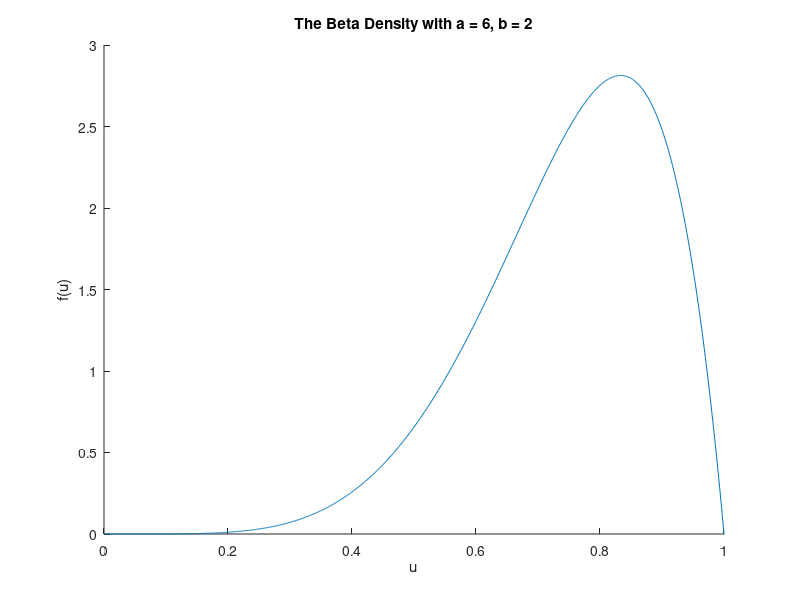

MATLAB code to generate this figure: (Note: this script raises an error after producing the figure.)
%% The Accept-Reject Method: Anthony Gusman, Nicholas Sullivan

%% Introduction
% The process of generating pseudo random numbers using a given density 
% function of a random variable is easy if the inverse of the CDF
% is known or quick to find. However, the general method breaks down when 
% there does not exist a happy way to find the inverse of the CDF. This is 
% why we will be exploring something called the _Acceptance-Rejection Method_.


%% Overview of Method
% The Acceptance-Rejection Method is actually quite simple. We implement the 
% method with our |acceptReject| function as described in plain
% English below:
%%
% # Given a probability density function (*PDF*) $f_X$ of a random
% variable $X$ with compact support find its maximum over its range (call it $c$).
% # Generate a pair of random numbers $(X,Y)$ such that $X \sim U[support$  
% $of f_X]$ and $Y \sim U[0,c]$.
% # For each point $(x_i, y_i)$ if $0 \leq y_i \leq f_X(x_i)$ then it is
% "accepted" otherwise it is "rejected."
%%
% As you can see this is essentially the same process used in Monte-Carlo
% integration.


%% The Functions
% We provide three functions in this paper, |acceptReject.m|, 
% |acceptRejectPlot.m| and |randPDF.m| with the following outputs and arguments:
%%
% |[A,varargout] = acceptReject(fun,a,b,n,varargin)|
%%
% * *Output:* numerical array A containing the accepted X-values (i.e., the
% values of the random variable with  density function f).
% * *Input:* fun, PDF function $f_X$
% * a, lower bound of fun's domain
% * b, upper bound of fun's domain
% * n, number of $(x_i, y_i)$ pairs (increase this for higher accuracy)
% * The optional input string 'plot' returns a histogram comparing the
% produced values with the actual user-specified density. 
%%
% |acceptRejectPlot(fun,a,b,Xc,Yc)|
%%
% * *Output:* plots, one of the pdf with a histogram of the accepted values
% generated and one of the pdf along with accepted and rejected points.
% * *Input:* fun, PDF function $f_X$
% * a, lower bound of fun's domain
% * b, upper bound of fun's domain
% * X, the X returned by |acceptReject|
% * Y, the Y returned by |acceptReject|
% *Note:* This will have little use aside from its call by |acceptReject.m|
%%
% |[x] = randPDF( fun, a, b, n)|
%%
% * *Output:* a 1xn vector of random values with density provided by fun
% * *Input:* fun, PDF function $f_X$
% * a, lower bound of fun's domain
% * b, upper bound of fun's domain
%% Accept Reject and Plotter function code
% here is the full code of all functions with comments and syntax high
% lighting:
%%
% *acceptReject.m*
%%
% <include>acceptReject.m</include>
%%
% *acceptRejectPlot.m*
%%
% <include>acceptRejectPlot.m</include>
%% 
% *randPDF.m*
%%
% <include>randPDF.m</include>


%% Example of the inside work with the Beta Density
% Lets take a look at how these functions work using the beta density with
% a = 6 and b = 2
% 
%%
% setting up a, b and beta(u)
a = 6;
b = 2;
beta = @(u) gamma(a+b)/(gamma(a)*gamma(b)) * u.^(a-1) .* (1-u).^(b-1);

%%
% Plotting to see the pdf

x = linspace(0,1,1000);

figure
hold on
title('The Beta Density with a = 6, b = 2')
plot(x,beta(x))
xlabel('u')
ylabel('f(u)')
hold off
%%
% Now lets test out the functions for 10,000 points
[A] = acceptReject(beta,0,1,10000,'plot');

%% Example 10000 points with density of the Beta distribution
% All random number generators out there work in the following manner, a
% type of random number is chosen via which rand function is used (|rand|,
% |randi|, ...) and then the user specifies how they want that data
% returned, a vector, a single random number or a matrix.
%
% randPDF works much in the same manner, though with slightly limmited
% functionality at this time. given a function a range and a number of
% points to be returned randPDF generates that number of points required
% from the density given.
%
% lets try it out using the beta density above and grabbing 10000 points.

n = 10000;

x = randPDF(beta, 0, 1, n);

figure
hold on
title('histogram of 10000 points generated from a beta density')
histogram(x,50)
hold off